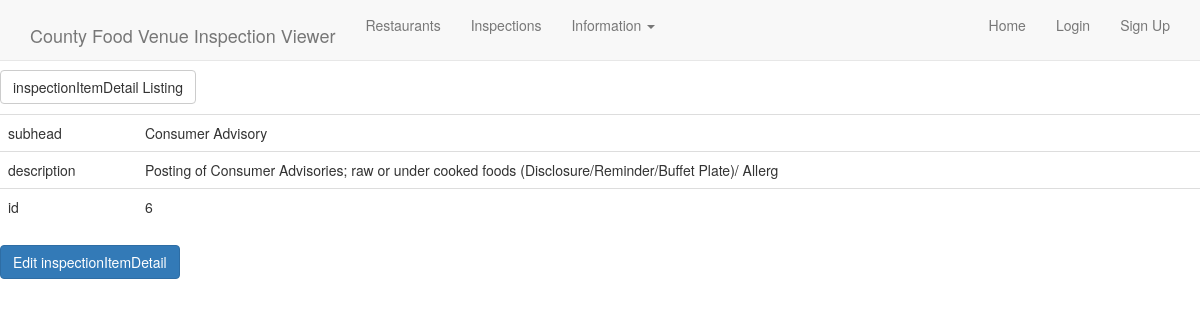
Page /fvi/fvi/inspectionitemdetail/detail/6/ on the committed database.
### fvi/models.py (models this page shows, shortened)
class inspectionItemDetail(models.Model):
    subhead = models.CharField(max_length=30)
    description = models.TextField(max_length=100)
    id = models.IntegerField(primary_key=True)
    priorityLevelId = models.ForeignKey('fvi.priorityLevel', )
    class Meta:
        ordering = ('-pk',)
    def get_update_url(self):
        return reverse('fvi_inspectionitemdetail_update', args=(self.pk,))

### fvi/views.py (the view)
# urls.py: url(r'^fvi/inspectionitemdetail/detail/(?P<pk>\S+)/$', views.inspectionItemDetailDetailView.as_view(), name='fvi_inspectionitemdetail_detail'),
class inspectionItemDetailDetailView(DetailView):
    model = inspectionItemDetail

### fvi/templates/fvi/inspectionitemdetail_detail.html
{% extends "base.html" %}
{% load static %}
{% block content %}
<p><a class="btn btn-default" href="{% url 'fvi_inspectionitemdetail_list' %}">inspectionItemDetail Listing</a></p>
<table class="table">
<tr><td>subhead</td><td>{{ object.subhead }}</td></tr>
<tr><td>description</td><td>{{ object.description }}</td></tr>
<tr><td>id</td><td>{{ object.id }}</td></tr>
</table>
<a class="btn btn-primary" href="{{object.get_update_url}}">Edit inspectionItemDetail</a>
{% endblock %}

### rows in the picture
inspectionItemDetail: subhead "Consumer Advisory", description "Posting of Consumer Advisories; raw or under cooked foods (Disclosure/Reminder/Buffet Plate)/ Allerg", id "6"
